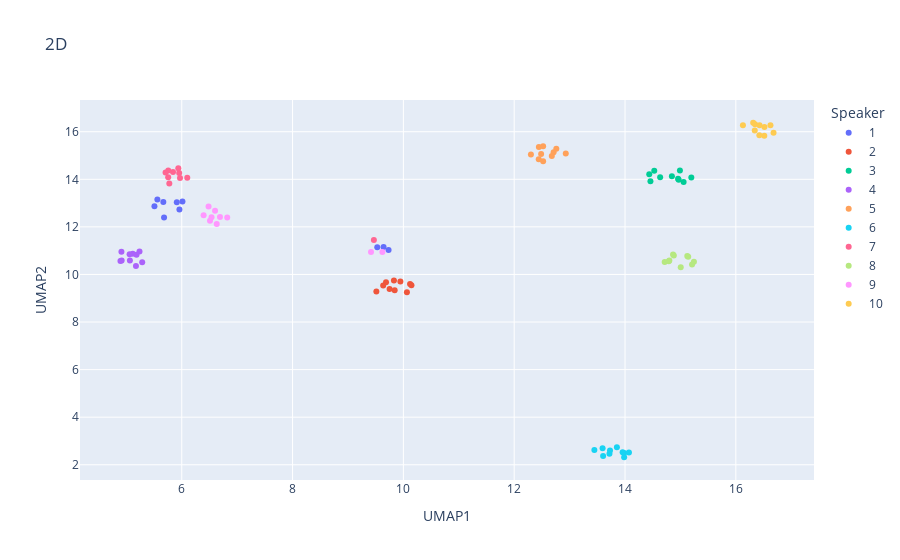

Notebook code cell kept with this figure:
### Code cell
l_str_speaker =  np.repeat(np.arange(1, 11), 10)
umap_df = {
    "UMAP1"  : X_umap[:, 0],
    "UMAP2"  : X_umap[:, 1],
    "Speaker": l_str_speaker.astype(str)
    #"Speaker": df_dataset.speaker.values
}

fig = px.scatter(
    umap_df,
    x     = "UMAP1",
    y     = "UMAP2",
    color = "Speaker",
    title = "2D",    
)

fig.show()

### Figure 1 — Plotly figure (JSON) as saved in the notebook; plotly's stock layout.template omitted (floating-point values rounded to 4 significant figures)
{"data": [{"hovertemplate": "Speaker=1<br>UMAP1=%{x}<br>UMAP2=%{y}<extra></extra>", "legendgroup": "1", "marker": {"color": "#636efa", "symbol": "circle"}, "mode": "markers", "name": "1", "orientation": "v", "showlegend": true, "type": "scatter", "x": [5.507, 6.013, 5.56, 5.91, 5.958, 5.667, 5.68, 9.732, 9.528, 9.643], "xaxis": "x", "y": [12.86, 13.07, 13.15, 13.03, 12.73, 13.04, 12.39, 11.03, 11.14, 11.15], "yaxis": "y"}, {"hovertemplate": "Speaker=2<br>UMAP1=%{x}<br>UMAP2=%{y}<extra></extra>", "legendgroup": "2", "marker": {"color": "#EF553B", "symbol": "circle"}, "mode": "markers", "name": "2", "orientation": "v", "showlegend": true, "type": "scatter", "x": [9.83, 9.686, 9.843, 9.512, 9.946, 9.635, 10.15, 9.751, 10.06, 10.12], "xaxis": "x", "y": [9.748, 9.675, 9.341, 9.283, 9.703, 9.537, 9.542, 9.385, 9.256, 9.597], "yaxis": "y"}, {"hovertemplate": "Speaker=3<br>UMAP1=%{x}<br>UMAP2=%{y}<extra></extra>", "legendgroup": "3", "marker": {"color": "#00cc96", "symbol": "circle"}, "mode": "markers", "name": "3", "orientation": "v", "showlegend": true, "type": "scatter", "x": [14.96, 14.99, 14.53, 15.2, 14.97, 15.06, 14.63, 14.46, 14.85, 14.44], "xaxis": "x", "y": [14.02, 14.37, 14.36, 14.08, 13.98, 13.88, 14.09, 13.92, 14.13, 14.21], "yaxis": "y"}, {"hovertemplate": "Speaker=4<br>UMAP1=%{x}<br>UMAP2=%{y}<extra></extra>", "legendgroup": "4", "marker": {"color": "#ab63fa", "symbol": "circle"}, "mode": "markers", "name": "4", "orientation": "v", "showlegend": true, "type": "scatter", "x": [5.116, 5.184, 5.286, 4.911, 4.915, 4.893, 5.064, 5.059, 5.173, 5.237], "xaxis": "x", "y": [10.87, 10.83, 10.51, 10.96, 10.58, 10.57, 10.59, 10.85, 10.35, 10.96], "yaxis": "y"}, {"hovertemplate": "Speaker=5<br>UMAP1=%{x}<br>UMAP2=%{y}<extra></extra>", "legendgroup": "5", "marker": {"color": "#FFA15A", "symbol": "circle"}, "mode": "markers", "name": "5", "orientation": "v", "showlegend": true, "type": "scatter", "x": [12.71, 12.44, 12.76, 12.49, 12.3, 12.68, 12.93, 12.52, 12.45, 12.52], "xaxis": "x", "y": [15.14, 14.85, 15.29, 15.06, 15.05, 14.98, 15.08, 14.76, 15.36, 15.39], "yaxis": "y"}, {"hovertemplate": "Speaker=6<br>UMAP1=%{x}<br>UMAP2=%{y}<extra></extra>", "legendgroup": "6", "marker": {"color": "#19d3f3", "symbol": "circle"}, "mode": "markers", "name": "6", "orientation": "v", "showlegend": true, "type": "scatter", "x": [13.6, 13.98, 14.07, 13.73, 13.85, 13.6, 13.98, 13.72, 13.96, 13.45], "xaxis": "x", "y": [2.696, 2.495, 2.512, 2.601, 2.739, 2.371, 2.316, 2.46, 2.53, 2.62], "yaxis": "y"}, {"hovertemplate": "Speaker=7<br>UMAP1=%{x}<br>UMAP2=%{y}<extra></extra>", "legendgroup": "7", "marker": {"color": "#FF6692", "symbol": "circle"}, "mode": "markers", "name": "7", "orientation": "v", "showlegend": true, "type": "scatter", "x": [5.842, 6.099, 5.755, 5.757, 9.468, 5.954, 5.708, 5.969, 5.937, 5.775], "xaxis": "x", "y": [14.31, 14.07, 14.08, 14.37, 11.45, 14.26, 14.29, 14.06, 14.46, 13.82], "yaxis": "y"}, {"hovertemplate": "Speaker=8<br>UMAP1=%{x}<br>UMAP2=%{y}<extra></extra>", "legendgroup": "8", "marker": {"color": "#B6E880", "symbol": "circle"}, "mode": "markers", "name": "8", "orientation": "v", "showlegend": true, "type": "scatter", "x": [15.21, 14.88, 14.87, 14.72, 15.12, 14.79, 15.14, 14.8, 15.01, 15.24], "xaxis": "x", "y": [10.42, 10.79, 10.84, 10.53, 10.78, 10.55, 10.74, 10.58, 10.3, 10.54], "yaxis": "y"}, {"hovertemplate": "Speaker=9<br>UMAP1=%{x}<br>UMAP2=%{y}<extra></extra>", "legendgroup": "9", "marker": {"color": "#FF97FF", "symbol": "circle"}, "mode": "markers", "name": "9", "orientation": "v", "showlegend": true, "type": "scatter", "x": [6.51, 6.537, 6.631, 6.395, 6.69, 6.601, 6.484, 6.82, 9.621, 9.415], "xaxis": "x", "y": [12.26, 12.4, 12.12, 12.49, 12.42, 12.68, 12.86, 12.39, 10.95, 10.95], "yaxis": "y"}, {"hovertemplate": "Speaker=10<br>UMAP1=%{x}<br>UMAP2=%{y}<extra></extra>", "legendgroup": "10", "marker": {"color": "#FECB52", "symbol": "circle"}, "mode": "markers", "name": "10", "orientation": "v", "showlegend": true, "type": "scatter", "x": [16.34, 16.51, 16.62, 16.13, 16.52, 16.31, 16.35, 16.43, 16.68, 16.42], "xaxis": "x", "y": [16.05, 15.83, 16.27, 16.27, 16.2, 16.38, 16.31, 16.27, 15.96, 15.85], "yaxis": "y"}], "layout": {"legend": {"title": {"text": "Speaker"}, "tracegroupgap": 0}, "title": {"text": "2D"}, "xaxis": {"anchor": "y", "domain": [0, 1], "title": {"text": "UMAP1"}}, "yaxis": {"anchor": "x", "domain": [0, 1], "title": {"text": "UMAP2"}}}}
